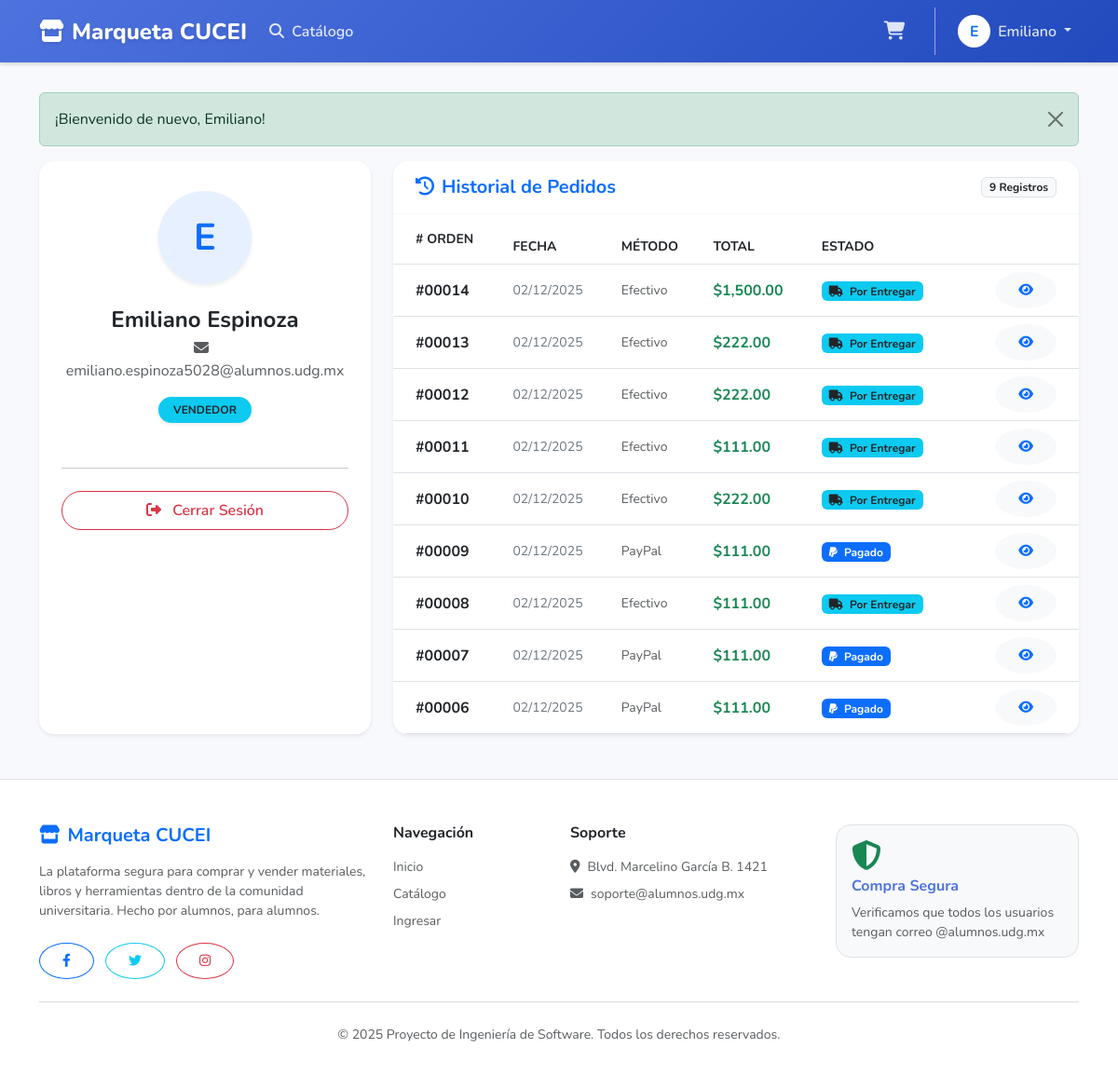
Screenshot of /perfil/mis_pedidos.php (signed in) with the database file from the repository.
### tables this page shows
CREATE TABLE `clientes` (
  `id` int(11) NOT NULL,
  `nombre` varchar(100) NOT NULL,
  `apellidos` varchar(100) NOT NULL,
  `correo` varchar(100) NOT NULL,
  `password` varchar(255) NOT NULL,
  `rol` varchar(20) NOT NULL DEFAULT 'comprador',
  `eliminado` tinyint(4) DEFAULT 0
);

CREATE TABLE `pedidos` (
  `id` int(11) NOT NULL,
  `cliente_id` int(11) NOT NULL,
  `fecha` datetime NOT NULL,
  `status` int(11) DEFAULT 0,
  `metodo_pago` varchar(50) DEFAULT 'Efectivo',
  `lugar_entrega` varchar(255) DEFAULT 'CUCEI - Entrada Principal'
);

### perfil/mis_pedidos.php (the view, shortened to what this page needs)
<?php
require_once __DIR__ . '/../includes/header.php';
$user_id = $_SESSION['user_id'];
$stmt_user = $pdo->prepare("SELECT * FROM clientes WHERE id = :id");
$stmt_user->execute(['id' => $user_id]);
$user = $stmt_user->fetch();
$sql_pedidos = "SELECT p.id, p.fecha, p.status, p.metodo_pago,
                       COALESCE(SUM(pp.cantidad * pp.precio), 0) as total
                FROM pedidos p
                LEFT JOIN pedidos_productos pp ON p.id = pp.pedido_id
                WHERE p.cliente_id = :uid
                GROUP BY p.id
                ORDER BY p.fecha DESC";
$stmt_pedidos = $pdo->prepare($sql_pedidos);
$stmt_pedidos->execute(['uid' => $user_id]);
$pedidos = $stmt_pedidos->fetchAll();
?>
<div class="row g-4">
    <div class="col-lg-4">
        <div class="card border-0 shadow-sm rounded-4 text-center p-4 h-100">
            <div class="mb-4 mt-2">
                <div class="bg-primary bg-opacity-10 text-primary rounded-circle d-inline-flex align-items-center justify-content-center fw-bold shadow-sm" style="width: 100px; height: 100px; font-size: 2.5em;">
                    <?php echo strtoupper(substr($user['nombre'], 0, 1)); ?>
                </div>
            </div>
            <h4 class="fw-bold text-dark mb-1"><?php echo e($user['nombre'] . ' ' . $user['apellidos']); ?></h4>
            <p class="text-muted mb-3"><i class="fas fa-envelope me-2"></i><?php echo e($user['correo']); ?></p>
            <div class="mb-4">
                <span class="badge rounded-pill bg-info text-dark px-3 py-2 text-uppercase shadow-sm">
                    <?php echo e($user['rol']); ?>
                </span>
            </div>
            <hr class="my-4">
            <div class="d-grid gap-2">
                <a href="<?php echo BASE_URL; ?>auth/logout.php" class="btn btn-outline-danger rounded-pill hover-scale">
                    <i class="fas fa-sign-out-alt me-2"></i> Cerrar Sesión
                </a>
            </div>
        </div>
    </div>
    <div class="col-lg-8">
        <div class="card border-0 shadow-sm rounded-4 overflow-hidden h-100">
            <div class="card-header bg-white border-bottom border-light py-3 d-flex justify-content-between align-items-center">
                <h5 class="mb-0 fw-bold text-primary"><i class="fas fa-history me-2"></i>Historial de Pedidos</h5>
                <span class="badge bg-light text-dark border"><?php echo count($pedidos); ?> Registros</span>
            </div>
            <div class="table-responsive">
                <table class="table table-hover align-middle mb-0">
                    <thead class="bg-light text-secondary small text-uppercase">
                        <tr>
                            <th class="ps-4 py-3"># Orden</th>
                            <th>Fecha</th>
                            <th>Método</th>
                            <th>Total</th>
                            <th>Estado</th>
                            <th></th>
                        </tr>
                    </thead>
                    <tbody>
                        <?php if (empty($pedidos)): ?>
                            <tr>
                                <td colspan="6" class="text-center py-5 text-muted">
                                    <div class="mb-3 opacity-25">
                                        <i class="fas fa-box-open fa-3x"></i>
                                    </div>
                                    <p class="mb-2">Aún no has realizado compras.</p>
                                    <a href="<?php echo BASE_URL; ?>catalogo.php" class="btn btn-sm btn-primary rounded-pill px-3">
                                        Ir al catálogo
                                    </a>
                                </td>
                            </tr>
                        <?php else: ?>
                            <?php foreach ($pedidos as $ped):
                                $estado_badge = match((int)$ped['status']) {
                                    0 => '<span class="badge bg-warning text-dark"><i class="fas fa-clock me-1"></i> Pendiente</span>',
                                    1 => '<span class="badge bg-info text-dark"><i class="fas fa-truck me-1"></i> Por Entregar</span>',
                                    2 => '<span class="badge bg-primary"><i class="fab fa-paypal me-1"></i> Pagado</span>',
                                    3 => '<span class="badge bg-success"><i class="fas fa-check-circle me-1"></i> Entregado</span>',
                                    default => '<span class="badge bg-secondary">Desconocido</span>'
                                };
                            ?>
                            <tr>
                                <td class="ps-4 fw-bold text-dark">
                                    #<?php echo str_pad($ped['id'], 5, "0", STR_PAD_LEFT); ?>
                                </td>
                                <td class="text-secondary small">
                                    <?php echo date("d/m/Y", strtotime($ped['fecha'])); ?>
                                </td>
                                <td class="small text-muted">
                                    <?php echo e($ped['metodo_pago']); ?>
                                </td>
                                <td class="fw-bold text-success">
                                    $<?php echo number_format($ped['total'], 2); ?>
                                </td>
                                <td>
                                    <?php echo $estado_badge; ?>
                                </td>
                                <td class="text-end pe-4">
                                    <a href="detalle_pedido.php?id=<?php echo $ped['id']; ?>" class="btn btn-sm btn-light text-primary rounded-circle" title="Ver Detalles y Calificar">
                                        <i class="fas fa-eye"></i>
                                    </a>
                                </td>
                            </tr>
                            <?php endforeach; ?>
                        <?php endif; ?>
                    </tbody>
                </table>
            </div>
        </div>
    </div>
</div>
<?php require_once __DIR__ . '/../includes/footer.php'; ?>

### assets/css/styles.css (style rules this page uses)
:root { --primary-gradient: linear-gradient(135deg, #4e73df 0%, #224abe 100%); --secondary-gradient: linear-gradient(135deg, #858796 0%, #60616f 100%); --surface-color: #ffffff; --bg-color: #f8f9fc; --text-primary: #5a5c69; --text-heading: #4e73df; --shadow-sm: 0 .125rem .25rem 0 rgba(58,59,69,.2)!important; --shadow-lg: 0 1rem 3rem rgba(0,0,0,.175)!important; --radius-card: 1rem; --radius-btn: 50rem; }
body { background-color: var(--bg-color); font-family: 'Nunito', -apple-system, BlinkMacSystemFont, "Segoe UI", Roboto, "Helvetica Neue", Arial, sans-serif; color: var(--text-primary); display: flex; flex-direction: column; min-height: 100vh; }
h1, h2, h3, h4, h5, h6 { color: #4e73df; font-weight: 700; }
.card { border: none; border-radius: var(--radius-card); box-shadow: var(--shadow-sm); transition: transform 0.2s ease, box-shadow 0.2s ease; background: var(--surface-color); overflow: hidden; }
.card-header { background-color: var(--surface-color); border-bottom: 1px solid #e3e6f0; font-weight: bold; color: #4e73df; padding: 1rem 1.5rem; }
.btn { border-radius: var(--radius-btn); padding: 0.5rem 1.5rem; font-weight: 600; transition: all 0.3s; }

### rows the page displays
clientes: nombre "E", nombre+apellidos "Emiliano Espinoza", correo "emiliano.espinoza5028@alumnos.udg.mx", rol "VENDEDOR"
pedidos: id "00014", fecha "02/12/2025", metodo_pago "Efectivo", total "1,500.00", status "Por Entregar"
pedidos: id "00013", fecha "02/12/2025", metodo_pago "Efectivo", total "222.00", status "Por Entregar"
pedidos: id "00012", fecha "02/12/2025", metodo_pago "Efectivo", total "222.00", status "Por Entregar"
pedidos: id "00011", fecha "02/12/2025", metodo_pago "Efectivo", total "111.00", status "Por Entregar"
pedidos: id "00010", fecha "02/12/2025", metodo_pago "Efectivo", total "222.00", status "Por Entregar"
pedidos: id "00009", fecha "02/12/2025", metodo_pago "PayPal", total "111.00", status "Pagado"
pedidos: id "00008", fecha "02/12/2025", metodo_pago "Efectivo", total "111.00", status "Por Entregar"
pedidos: id "00007", fecha "02/12/2025", metodo_pago "PayPal", total "111.00", status "Pagado"
pedidos: id "00006", fecha "02/12/2025", metodo_pago "PayPal", total "111.00", status "Pagado"

### other values shown
substr($_SESSION['user_nombre'], 0, 1) "E"
$_SESSION['user_nombre'] "Emiliano"
$_SESSION['flash']['msg'] "¡Bienvenido de nuevo, Emiliano!"
count($pedidos) "9"
